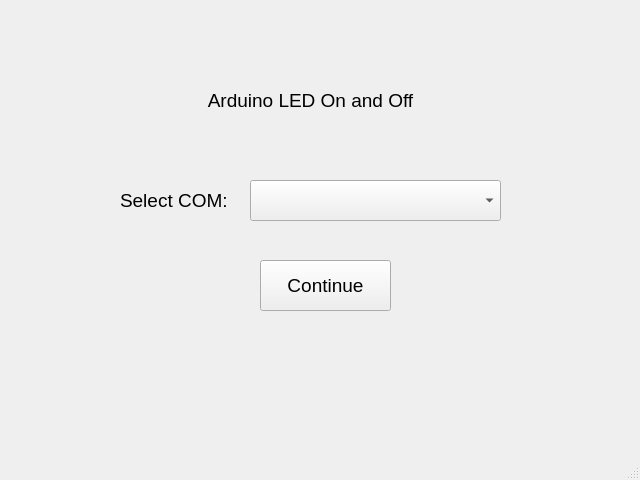
<?xml version="1.0" encoding="UTF-8"?>
<ui version="4.0">
 <class>MainWindow</class>
 <widget class="QMainWindow" name="MainWindow">
  <property name="geometry">
   <rect>
    <x>0</x>
    <y>0</y>
    <width>640</width>
    <height>480</height>
   </rect>
  </property>
  <property name="windowTitle">
   <string>MainWindow</string>
  </property>
  <widget class="QWidget" name="centralwidget">
   <widget class="QLabel" name="label">
    <property name="geometry">
     <rect>
      <x>120</x>
      <y>180</y>
      <width>131</width>
      <height>41</height>
     </rect>
    </property>
    <property name="font">
     <font>
      <pointsize>14</pointsize>
      <weight>50</weight>
      <bold>false</bold>
     </font>
    </property>
    <property name="text">
     <string>Select COM:</string>
    </property>
   </widget>
   <widget class="QComboBox" name="com_select">
    <property name="geometry">
     <rect>
      <x>250</x>
      <y>180</y>
      <width>251</width>
      <height>41</height>
     </rect>
    </property>
   </widget>
   <widget class="QLabel" name="label_2">
    <property name="geometry">
     <rect>
      <x>110</x>
      <y>80</y>
      <width>401</width>
      <height>41</height>
     </rect>
    </property>
    <property name="font">
     <font>
      <pointsize>14</pointsize>
      <weight>50</weight>
      <bold>false</bold>
     </font>
    </property>
    <property name="text">
     <string>Arduino LED On and Off</string>
    </property>
    <property name="alignment">
     <set>Qt::AlignCenter</set>
    </property>
   </widget>
   <widget class="QPushButton" name="pushButton">
    <property name="geometry">
     <rect>
      <x>260</x>
      <y>260</y>
      <width>131</width>
      <height>51</height>
     </rect>
    </property>
    <property name="font">
     <font>
      <pointsize>14</pointsize>
     </font>
    </property>
    <property name="text">
     <string>Continue</string>
    </property>
   </widget>
  </widget>
  <widget class="QMenuBar" name="menubar">
   <property name="geometry">
    <rect>
     <x>0</x>
     <y>0</y>
     <width>640</width>
     <height>21</height>
    </rect>
   </property>
  </widget>
  <widget class="QStatusBar" name="statusbar"/>
 </widget>
 <resources/>
 <connections/>
</ui>
